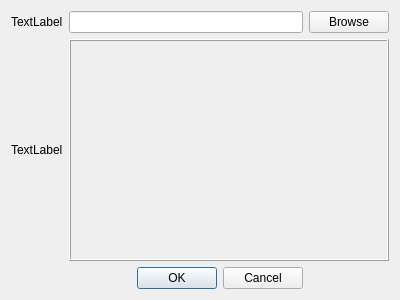
<?xml version="1.0" encoding="UTF-8"?>
<ui version="4.0">
 <class>ConfigurationDialog</class>
 <widget class="QDialog" name="ConfigurationDialog">
  <property name="geometry">
   <rect>
    <x>0</x>
    <y>0</y>
    <width>400</width>
    <height>300</height>
   </rect>
  </property>
  <property name="windowTitle">
   <string>Dialog</string>
  </property>
  <layout class="QGridLayout" name="gridLayout">
   <item row="0" column="0">
    <widget class="QLabel" name="Plik">
     <property name="text">
      <string>TextLabel</string>
     </property>
    </widget>
   </item>
   <item row="0" column="1">
    <widget class="QLineEdit" name="fileEdit"/>
   </item>
   <item row="0" column="2">
    <widget class="QPushButton" name="browseButton">
     <property name="text">
      <string>Browse</string>
     </property>
    </widget>
   </item>
   <item row="1" column="0">
    <widget class="QLabel" name="puzzle_2">
     <property name="text">
      <string>TextLabel</string>
     </property>
    </widget>
   </item>
   <item row="1" column="1" colspan="2">
    <widget class="PuzzleSizeWidget" name="puzzle">
     <property name="frameShape">
      <enum>QFrame::Box</enum>
     </property>
     <property name="frameShadow">
      <enum>QFrame::Raised</enum>
     </property>
    </widget>
   </item>
   <item row="2" column="0" colspan="2">
    <widget class="QDialogButtonBox" name="buttonBox">
     <property name="orientation">
      <enum>Qt::Horizontal</enum>
     </property>
     <property name="standardButtons">
      <set>QDialogButtonBox::Cancel|QDialogButtonBox::Ok</set>
     </property>
    </widget>
   </item>
  </layout>
 </widget>
 <customwidgets>
  <customwidget>
   <class>PuzzleSizeWidget</class>
   <extends>QFrame</extends>
   <header>puzzlesizewidget.h</header>
   <container>1</container>
  </customwidget>
 </customwidgets>
 <resources/>
 <connections>
  <connection>
   <sender>buttonBox</sender>
   <signal>accepted()</signal>
   <receiver>ConfigurationDialog</receiver>
   <slot>accept()</slot>
   <hints>
    <hint type="sourcelabel">
     <x>248</x>
     <y>254</y>
    </hint>
    <hint type="destinationlabel">
     <x>157</x>
     <y>274</y>
    </hint>
   </hints>
  </connection>
  <connection>
   <sender>buttonBox</sender>
   <signal>rejected()</signal>
   <receiver>ConfigurationDialog</receiver>
   <slot>reject()</slot>
   <hints>
    <hint type="sourcelabel">
     <x>316</x>
     <y>260</y>
    </hint>
    <hint type="destinationlabel">
     <x>286</x>
     <y>274</y>
    </hint>
   </hints>
  </connection>
 </connections>
</ui>
